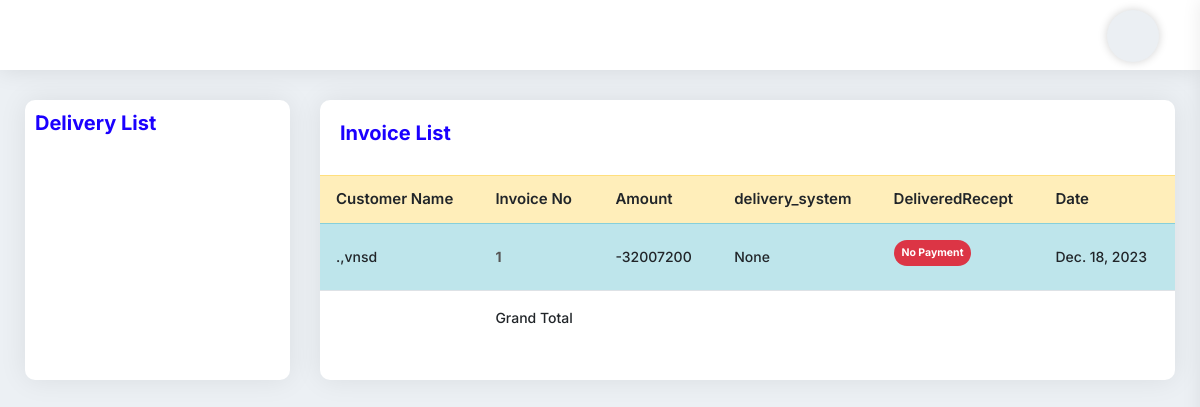
/DeliveryPaymentReportView/, run on an earlier commit of the app's database.
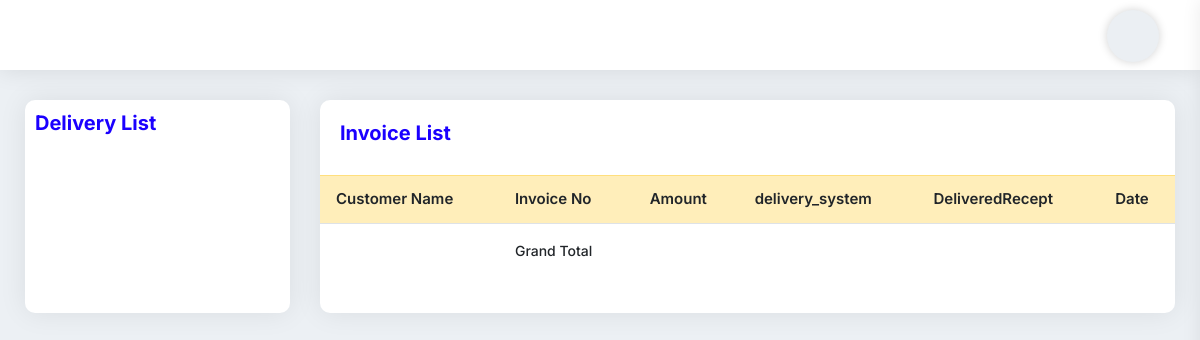
And on a later commit of the database.
### myapp/models.py (models this page shows, shortened)
class Order(models.Model):
    cart = models.OneToOneField(Cart, on_delete=models.CASCADE)
    ordered_by = models.CharField(max_length=255,null=True, blank=True)
    shipping_address = models.CharField(max_length=255, null=True, blank=True)
    mobile = models.CharField(max_length=255,null=True, blank=True)
    email = models.EmailField(null=True, blank=True)
    subtotal = models.PositiveIntegerField()
    discount = models.PositiveIntegerField(default=0)
    total = models.PositiveIntegerField()
    tax = models.PositiveIntegerField()
    delivery_fee = models.IntegerField(default=0)
    delivery_system = models.ForeignKey(DeliverySystem, on_delete=models.CASCADE, blank=True,null=True)
    all_total = models.PositiveIntegerField()
    all_total_delivery = models.IntegerField(default=0)
    ordered_staus = models.CharField(max_length=255, choices=STATUS, default='Cash')
    payment = models.CharField(max_length=225, choices=PAYMENT_TYPE, default='Cash')
    deli_payment = models.BooleanField(default=False)
    created_at = models.DateField(auto_now_add=True)

### myapp/views.py (the view)
# urls.py: path('DeliveryPaymentReportView/', DeliveryPaymentReportView, name='DeliveryPaymentReportView'),
def DeliveryPaymentReportView(request):
    deli_com = DeliverySystem.objects.all()
    deli = request.GET.get('deli')
    if deli == None:
        queryset = Order.objects.all()
        context = {'deli_com': deli_com, 'queryset': queryset}
        return render(request, 'delivered_report.html', context)
    else:
        queryset = Order.objects.filter(delivery_system__delivery_name=deli,deli_payment=False)
        context = {'deli_com': deli_com, 'queryset': queryset}
        return render(request, 'delivered_report.html', context)

### templates/delivered_report.html (shortened to what this page needs)
{% extends 'base.html' %}
{% block content %}
<div class="row">
    <div class="col-lg-3 col-md-3 col-sm-12 mb-30">
							<div class="pd-10 card-box height-100-p">
								<h4 class="mb-10 h4 text-blue">Delivery List</h4>
							</div>
						</div>
    <div class="col-md-9">
        <div class="card-box mb-30">
    <div class="pd-20">
        <h4 class="text-blue h4">Invoice List</h4>
    </div>
    <div class="pb-20">
        <table
                class="table hover data-table-export nowrap"
        >
            <thead>
            <tr class="table-warning">
                <th class="table-plus datatable-nosort">Customer Name</th>
                <th>Invoice No</th>
                <th>Amount</th>
                <th>delivery_system</th>
                <th>DeliveredRecept</th>
                <th>Date</th>
            </tr>
            </thead>
            <tbody>
            {% for p in queryset %}
            <tr class="table-info">
                <td class="table-plus">{{p.ordered_by}}</td>
                <td><a href="{% url 'myapp:InvoiceDetailView' p.id%}"><strong>{{p.id}}</strong></a></td>
                <td>{{p.all_total_delivery}}</td>
                <td>{{p.delivery_system}}</td>
                <td>
                    <label class="switch">
                        {% if p.deli_payment == True %}
                        <span class="badge badge-info badge-pill">completed</span>
                        {% else %}
                        <a href="{% url 'myapp:Deliverpayment' p.id%}" type="submit"><span class="badge badge-danger badge-pill">No Payment</span></a>
                        {% endif %}
                    </label>
                </td>
                <td>{{p.created_at}}</td>
            </tr>
            {% endfor %}
            </tbody>
            <tfoot>
            <tr>
                <td></td>
                <td>Grand Total</td>
                <td><strong>{{sum}}</strong></td>
                <td></td>
                <td></td>
                <td></td>
            </tr>
            </tfoot>
        </table>
    </div>
</div>
    </div>
</div>
{% endblock content %}

What changed in the data, as far as the page shows it:
removed Order: ordered_by ".,vnsd", id "1", all_total_delivery "-32007200", delivery_system "None", deli_payment "No Payment", created_at "Dec. 18, 2023"
